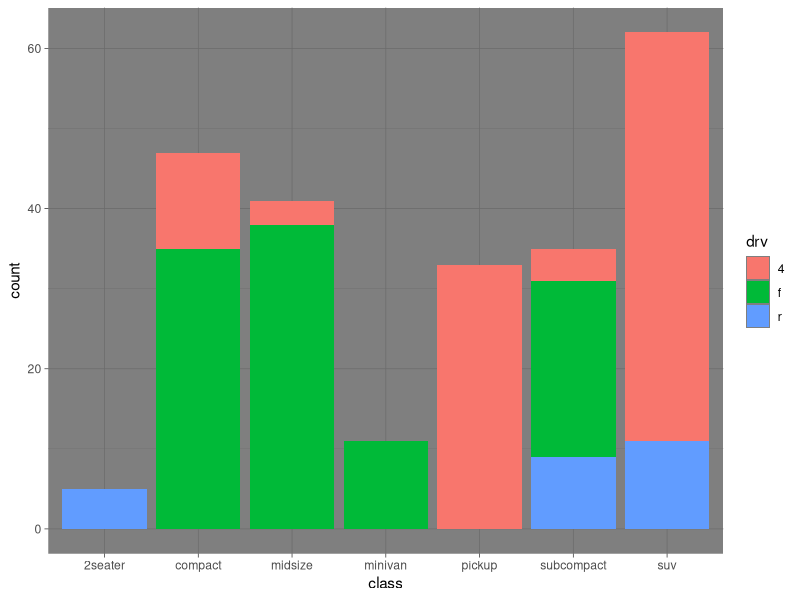

Write R code to recreate this figure.
## ---- chunk 1
library( ggplot2 )
library( tidyverse )

mpg %>% ggplot( aes( class, fill=drv ) ) + geom_bar() + theme_dark()
